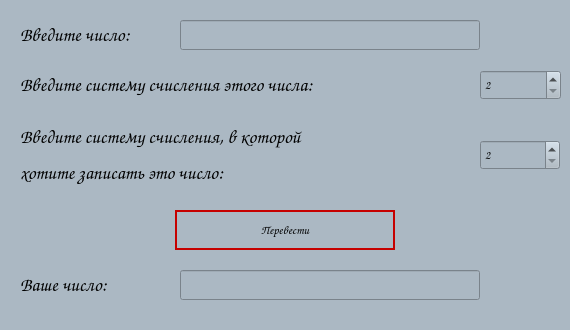
<?xml version="1.0" encoding="UTF-8"?>
<ui version="4.0">
 <class>MainWindow</class>
 <widget class="QMainWindow" name="MainWindow">
  <property name="geometry">
   <rect>
    <x>0</x>
    <y>0</y>
    <width>570</width>
    <height>330</height>
   </rect>
  </property>
  <property name="font">
   <font>
    <family>Comic Sans MS,Comic Sans,cursive</family>
    <pointsize>1</pointsize>
    <weight>75</weight>
    <bold>true</bold>
   </font>
  </property>
  <property name="windowTitle">
   <string>MainWindow</string>
  </property>
  <property name="styleSheet">
   <string notr="true">QWidget {
    color: white;
    background-color: #abb8c3;
    font-weight: 600;
	font-family: Comic Sans MS, Comic Sans, cursive;

}

QPushButton {
    background-color: #abb8c3;
    border: 2px solid rgb(198, 0, 0);
	color: #000;
}

QPushButton:hover {
    background-color: rgb(198, 0, 0);
	color: #fff;
}

QPushButton:pressed {
    background-color:rgb(191, 0, 0);
}</string>
  </property>
  <widget class="QWidget" name="centralwidget">
   <widget class="QLabel" name="label_1">
    <property name="geometry">
     <rect>
      <x>20</x>
      <y>20</y>
      <width>150</width>
      <height>30</height>
     </rect>
    </property>
    <property name="styleSheet">
     <string notr="true">color: #000;</string>
    </property>
    <property name="text">
     <string>&lt;html&gt;&lt;head/&gt;&lt;body&gt;&lt;p&gt;&lt;span style=&quot; font-size:14pt;&quot;&gt;Введите число:&lt;/span&gt;&lt;/p&gt;&lt;/body&gt;&lt;/html&gt;</string>
    </property>
   </widget>
   <widget class="QLabel" name="label_2">
    <property name="geometry">
     <rect>
      <x>20</x>
      <y>60</y>
      <width>441</width>
      <height>51</height>
     </rect>
    </property>
    <property name="styleSheet">
     <string notr="true">color: #000;</string>
    </property>
    <property name="text">
     <string>&lt;html&gt;&lt;head/&gt;&lt;body&gt;&lt;p&gt;&lt;span style=&quot; font-size:14pt;&quot;&gt;Введите систему счисления этого числа:&lt;/span&gt;&lt;/p&gt;&lt;/body&gt;&lt;/html&gt;</string>
    </property>
   </widget>
   <widget class="QLabel" name="label_3">
    <property name="geometry">
     <rect>
      <x>20</x>
      <y>120</y>
      <width>441</width>
      <height>71</height>
     </rect>
    </property>
    <property name="styleSheet">
     <string notr="true">color: #000;</string>
    </property>
    <property name="text">
     <string>&lt;html&gt;&lt;head/&gt;&lt;body&gt;&lt;p&gt;&lt;span style=&quot; font-size:14pt;&quot;&gt;Введите систему счисления, в которой&lt;/span&gt;&lt;/p&gt;&lt;p&gt;&lt;span style=&quot; font-size:14pt;&quot;&gt;хотите записать это число:&lt;/span&gt;&lt;/p&gt;&lt;/body&gt;&lt;/html&gt;</string>
    </property>
   </widget>
   <widget class="QLineEdit" name="lbl_number">
    <property name="geometry">
     <rect>
      <x>180</x>
      <y>20</y>
      <width>300</width>
      <height>30</height>
     </rect>
    </property>
    <property name="font">
     <font>
      <family>Comic Sans MS,Comic Sans,cursive</family>
      <weight>75</weight>
      <bold>true</bold>
     </font>
    </property>
    <property name="styleSheet">
     <string notr="true">color: #000;</string>
    </property>
   </widget>
   <widget class="QSpinBox" name="sb_system_first">
    <property name="geometry">
     <rect>
      <x>480</x>
      <y>70</y>
      <width>81</width>
      <height>30</height>
     </rect>
    </property>
    <property name="font">
     <font>
      <family>Comic Sans MS,Comic Sans,cursive</family>
      <weight>75</weight>
      <bold>true</bold>
     </font>
    </property>
    <property name="styleSheet">
     <string notr="true">color: #000;</string>
    </property>
    <property name="minimum">
     <number>2</number>
    </property>
    <property name="maximum">
     <number>36</number>
    </property>
   </widget>
   <widget class="QSpinBox" name="sb_system_second">
    <property name="geometry">
     <rect>
      <x>480</x>
      <y>140</y>
      <width>80</width>
      <height>30</height>
     </rect>
    </property>
    <property name="font">
     <font>
      <family>Comic Sans MS,Comic Sans,cursive</family>
      <weight>75</weight>
      <bold>true</bold>
     </font>
    </property>
    <property name="styleSheet">
     <string notr="true">color: #000;</string>
    </property>
    <property name="minimum">
     <number>2</number>
    </property>
    <property name="maximum">
     <number>36</number>
    </property>
   </widget>
   <widget class="QLabel" name="label_4">
    <property name="geometry">
     <rect>
      <x>20</x>
      <y>270</y>
      <width>150</width>
      <height>30</height>
     </rect>
    </property>
    <property name="styleSheet">
     <string notr="true">color: #000;</string>
    </property>
    <property name="text">
     <string>&lt;html&gt;&lt;head/&gt;&lt;body&gt;&lt;p&gt;&lt;span style=&quot; font-size:14pt;&quot;&gt;Ваше число:&lt;/span&gt;&lt;/p&gt;&lt;/body&gt;&lt;/html&gt;</string>
    </property>
   </widget>
   <widget class="QLineEdit" name="lbl_end_number">
    <property name="geometry">
     <rect>
      <x>180</x>
      <y>270</y>
      <width>300</width>
      <height>30</height>
     </rect>
    </property>
    <property name="font">
     <font>
      <family>Comic Sans MS,Comic Sans,cursive</family>
      <weight>75</weight>
      <bold>true</bold>
     </font>
    </property>
    <property name="styleSheet">
     <string notr="true">color: #000;</string>
    </property>
   </widget>
   <widget class="QPushButton" name="btn_convert">
    <property name="geometry">
     <rect>
      <x>175</x>
      <y>210</y>
      <width>220</width>
      <height>40</height>
     </rect>
    </property>
    <property name="font">
     <font>
      <family>Comic Sans MS,Comic Sans,cursive</family>
      <pointsize>-1</pointsize>
      <weight>75</weight>
      <bold>true</bold>
     </font>
    </property>
    <property name="styleSheet">
     <string notr="true">font-size: 12px;</string>
    </property>
    <property name="text">
     <string>Перевести</string>
    </property>
   </widget>
  </widget>
 </widget>
 <resources/>
 <connections/>
</ui>
